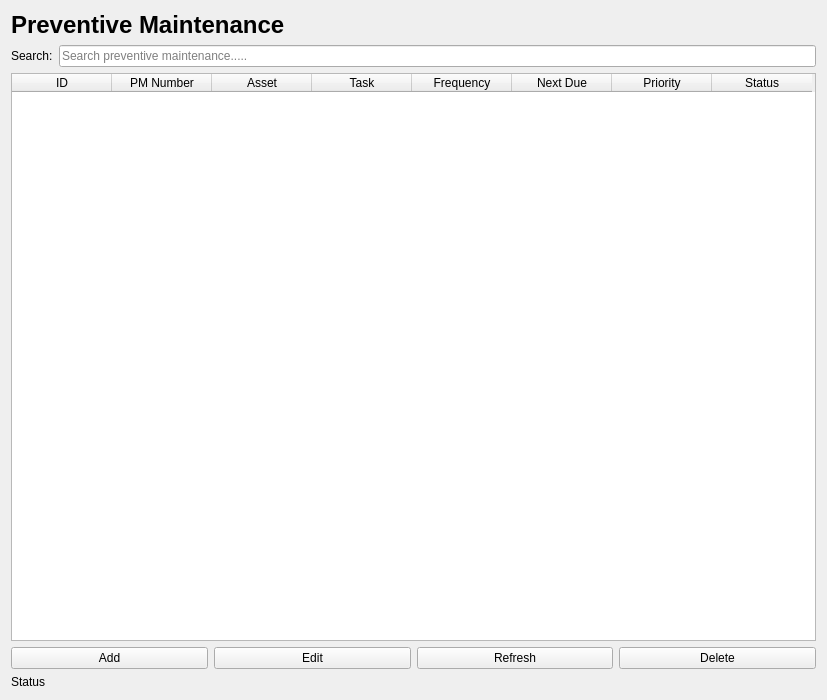
<?xml version="1.0" encoding="UTF-8"?>
<ui version="4.0">
 <class>PMWindow</class>
 <widget class="QWidget" name="PMWindow">
  <property name="geometry">
   <rect>
    <x>0</x>
    <y>0</y>
    <width>827</width>
    <height>700</height>
   </rect>
  </property>
  <property name="windowTitle">
   <string>Preventive Maintenance Window</string>
  </property>
  <layout class="QVBoxLayout" name="verticalLayout">
   <item>
    <widget class="QLabel" name="lblPMTitle">
     <property name="font">
      <font>
       <pointsize>18</pointsize>
       <bold>true</bold>
      </font>
     </property>
     <property name="text">
      <string>Preventive Maintenance</string>
     </property>
    </widget>
   </item>
   <item>
    <layout class="QHBoxLayout" name="horizontalLayout">
     <item>
      <widget class="QLabel" name="lblSearch">
       <property name="text">
        <string>Search:</string>
       </property>
      </widget>
     </item>
     <item>
      <widget class="QLineEdit" name="txtSearch">
       <property name="placeholderText">
        <string>Search preventive maintenance.....</string>
       </property>
      </widget>
     </item>
    </layout>
   </item>
   <item>
    <widget class="QTableWidget" name="tblPM">
     <property name="alternatingRowColors">
      <bool>true</bool>
     </property>
     <property name="sortingEnabled">
      <bool>true</bool>
     </property>
     <column>
      <property name="text">
       <string>ID</string>
      </property>
     </column>
     <column>
      <property name="text">
       <string>PM Number</string>
      </property>
     </column>
     <column>
      <property name="text">
       <string>Asset</string>
      </property>
     </column>
     <column>
      <property name="text">
       <string>Task</string>
      </property>
     </column>
     <column>
      <property name="text">
       <string>Frequency</string>
      </property>
     </column>
     <column>
      <property name="text">
       <string>Next Due</string>
      </property>
     </column>
     <column>
      <property name="text">
       <string>Priority</string>
      </property>
     </column>
     <column>
      <property name="text">
       <string>Status</string>
      </property>
     </column>
    </widget>
   </item>
   <item>
    <layout class="QHBoxLayout" name="horizontalLayout_2">
     <item>
      <widget class="QPushButton" name="btnAdd">
       <property name="text">
        <string>Add</string>
       </property>
      </widget>
     </item>
     <item>
      <widget class="QPushButton" name="btnEdit">
       <property name="text">
        <string>Edit</string>
       </property>
      </widget>
     </item>
     <item>
      <widget class="QPushButton" name="btnRefresh">
       <property name="text">
        <string>Refresh</string>
       </property>
      </widget>
     </item>
     <item>
      <widget class="QPushButton" name="btnDelete">
       <property name="text">
        <string>Delete</string>
       </property>
      </widget>
     </item>
    </layout>
   </item>
   <item>
    <widget class="QLabel" name="lblStatus">
     <property name="text">
      <string>Status</string>
     </property>
    </widget>
   </item>
  </layout>
 </widget>
 <resources/>
 <connections/>
</ui>
